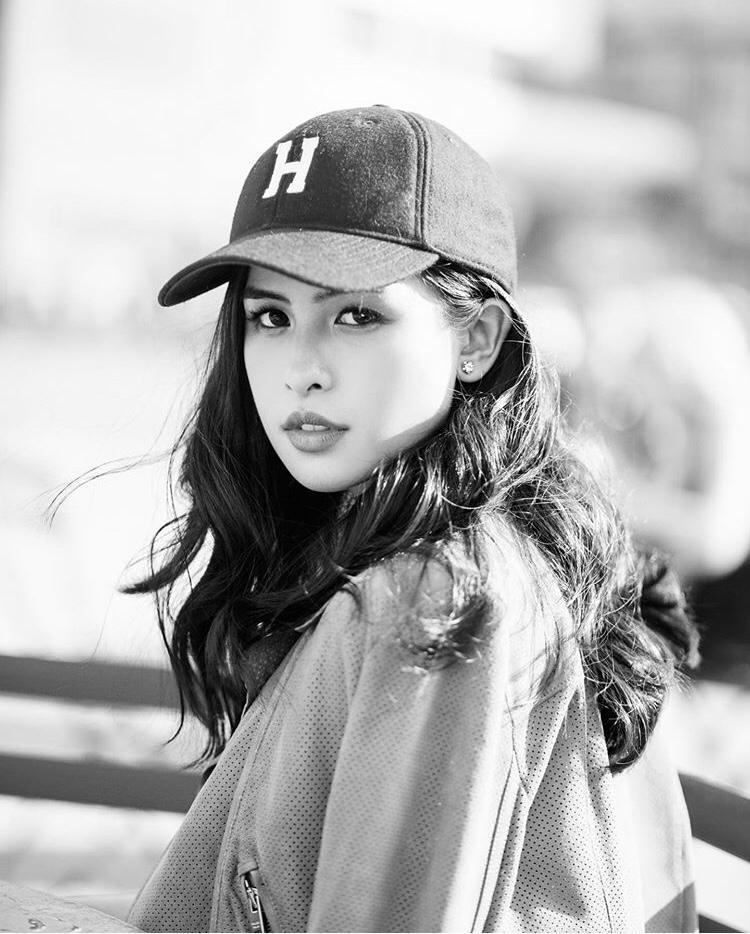
#> input picture image_maudy.jpg, 750 x 934 px
$ python file_equalization.py
#> lines starting #> are read from the running program, lines starting #| are printed output that depends on the picture
import cv2
import numpy as np
from matplotlib import pyplot as plt

# membaca citra
img = cv2.imread('image_maudy.jpg',0)
#> img is the input picture: shape (934, 750); min 0, max 255, mean 179.9

# membuat histogram equalization
equ = cv2.equalizeHist(img)
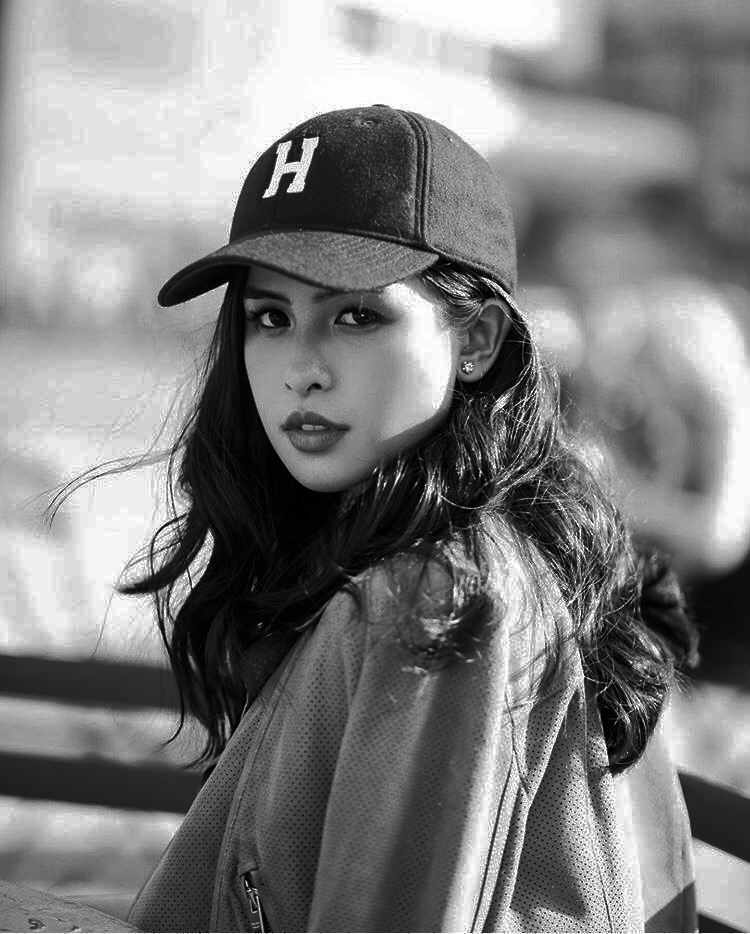
#> equ: shape (934, 750); min 0, max 255, mean 128.4

# menampilkan citra asli dan setelah histogram equalization
plt.subplot(1, 2, 1),plt.imshow(img,cmap = 'gray')
plt.title('Citra (Asli)'), plt.xticks([]), plt.yticks([])
plt.subplot(1, 2, 2),plt.imshow(equ,cmap = 'gray')
plt.title('Citra (Histogram Equalization)'), plt.xticks([]), plt.yticks([])
plt.show()
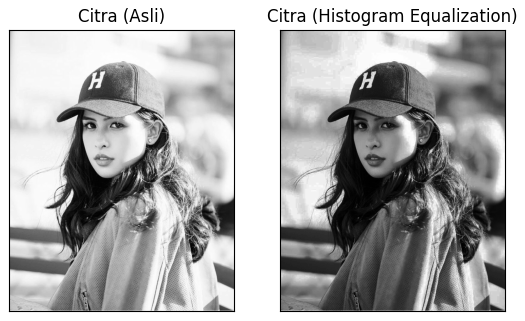
#> figure drawn by matplotlib, 2 panels

plt.subplot(2, 2, 1)
# membuat histogram dari citra asli
hist,bins = np.histogram(img.flatten(),256,[0,256])
#> hist = 256 values, max 20934 at index 248, min 453 at index 1, mean 2736.3; bins = 257 values from 0 to 256
plt.hist(img.flatten(),256,[0,256], color = 'blue')
plt.xlim([0,256])
plt.title('Histogram (Citra Asli)')
plt.xlabel('Intensitas Piksel')
plt.ylabel('Jumlah Piksel')

plt.subplot(2, 2, 4)
# membuat histogram dari citra histogram equalization
hist,bins = np.histogram(equ.flatten(),256,[0,256])
#> hist = 256 values, max 20934 at index 233, min 0 at index 91, mean 2736.3
plt.hist(img.flatten(),256,[0,256], color = 'gray')
plt.xlim([0,256])
plt.title('Histogram (Citra Histogram Equalization)')
plt.xlabel('Intensitas Piksel')
plt.ylabel('Jumlah Piksel')

#Menampilkan kedua histogram
plt.show()
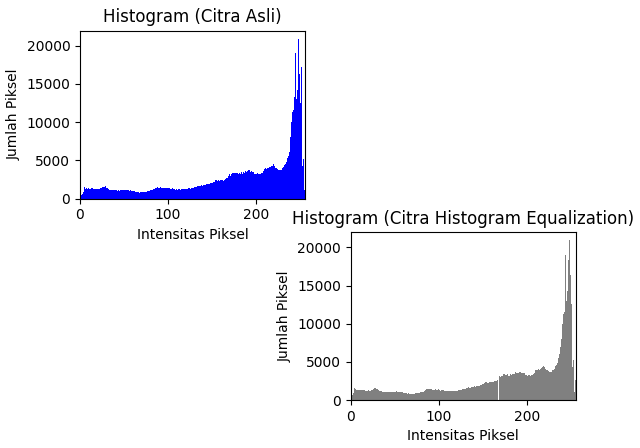
#> figure drawn by matplotlib, 2 panels; panel 1: tallest bar 20934 high, from x = 248 to 249; panel 2: tallest bar 20934 high, from x = 248 to 249

# menunggu input keyboard
cv2.waitKey(0)
cv2.destroyAllWindows()

$ run again, with image_dami.jpg copied over image_maudy.jpg
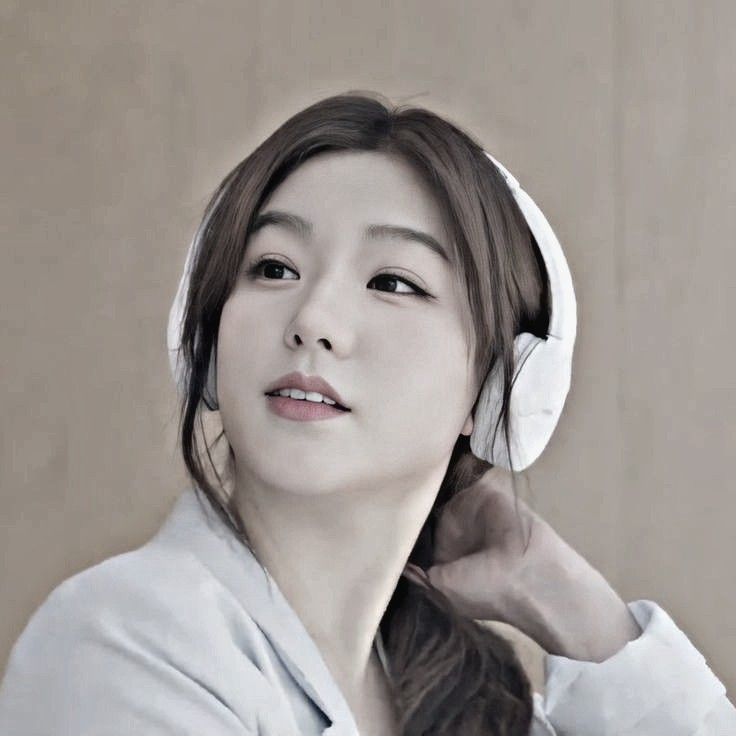
#> input picture image_dami.jpg, 736 x 736 px
#> `plt.show()`:
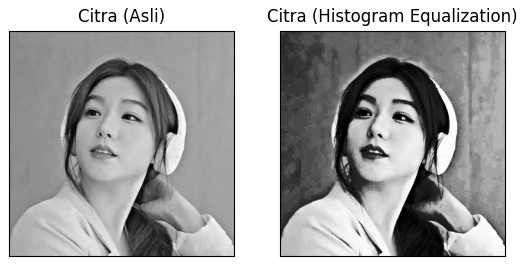
#> figure drawn by matplotlib, 2 panels
#> `hist,bins = np.histogram(img.flatten(),256,[0,256])`: hist = 256 values, max 22250 at index 163, min 4 at index 254, mean 2116; bins = 257 values from 0 to 256
#> `hist,bins = np.histogram(equ.flatten(),256,[0,256])`: hist = 256 values, max 22250 at index 164, min 0 at index 45, mean 2116
#> `plt.show()`:
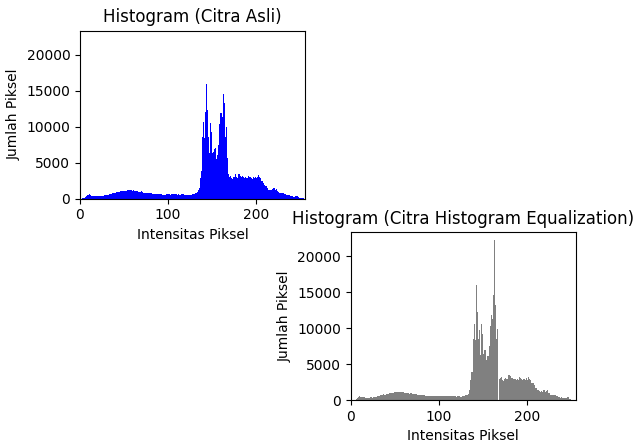
#> figure drawn by matplotlib, 2 panels; panel 1: tallest bar 22250 high, from x = 163 to 164; panel 2: tallest bar 22250 high, from x = 163 to 164

$ run again, with image_di1.jpeg copied over image_maudy.jpg
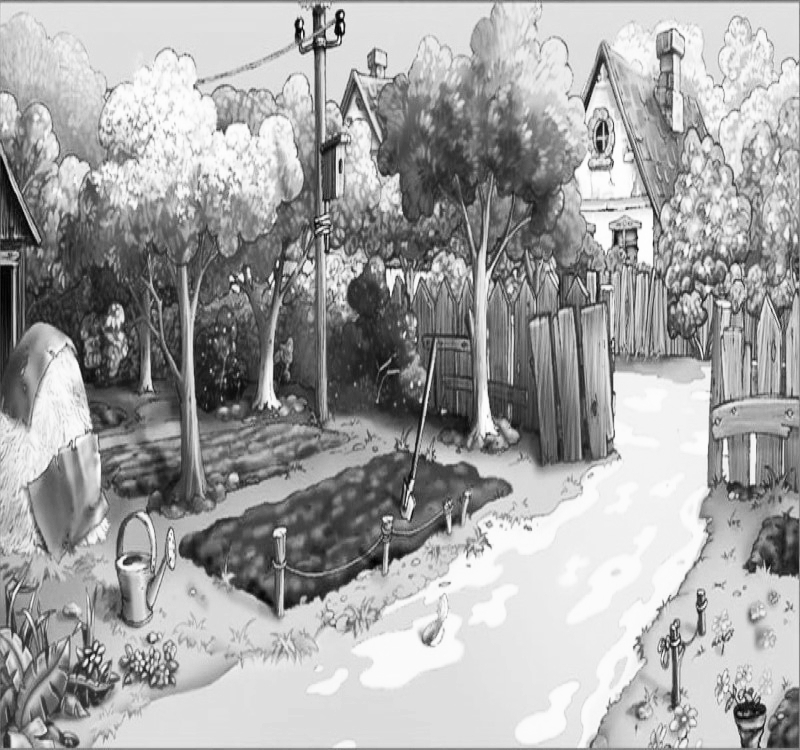
#> input picture image_di1.jpeg, 800 x 750 px
#> img is the input picture: shape (750, 800); min 0, max 255, mean 164
#> `plt.show()`:
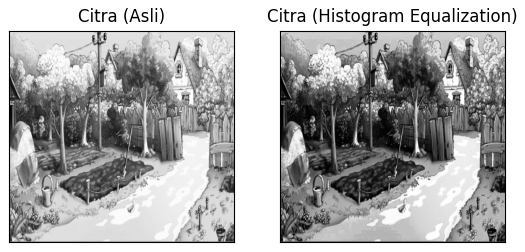
#> figure drawn by matplotlib, 2 panels
#> `hist,bins = np.histogram(img.flatten(),256,[0,256])`: hist = 256 values, max 20631 at index 222, min 4 at index 0, mean 2343.8; bins = 257 values from 0 to 256
#> `hist,bins = np.histogram(equ.flatten(),256,[0,256])`: hist = 256 values, max 20631 at index 193, min 0 at index 20, mean 2343.8
#> `plt.show()`:
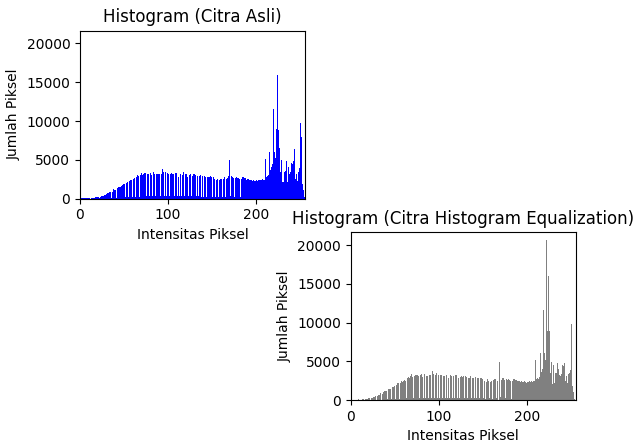
#> figure drawn by matplotlib, 2 panels; panel 1: tallest bar 20631 high, from x = 222 to 223; panel 2: tallest bar 20631 high, from x = 222 to 223
